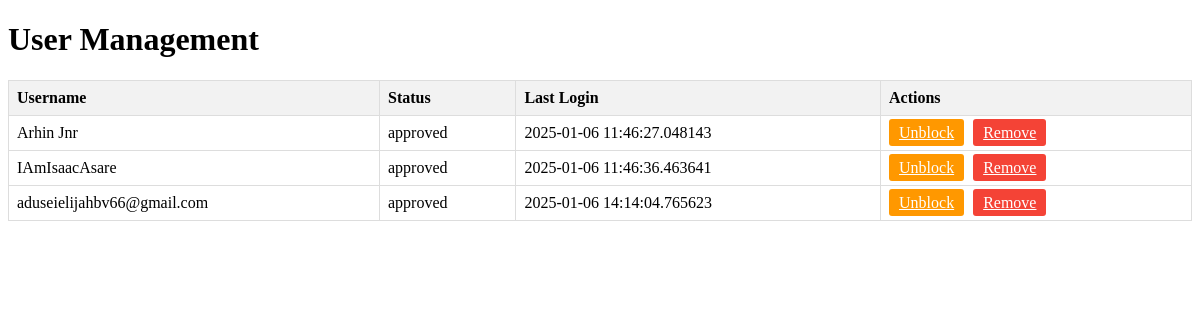
The app's page /admin/users (signed in) with its own data.
### app.py (models this page shows)
class User(db.Model):
    id = db.Column(db.Integer, primary_key=True)
    username = db.Column(db.String(80), unique=True, nullable=False)
    password = db.Column(db.String(120), nullable=False)
    status = db.Column(db.String(50), default='pending')
    is_admin = db.Column(db.Boolean, default=False)
    last_login = db.Column(db.DateTime)

### app.py (the view)
@app.route('/admin/users')
def manage_users():
    if not is_admin():
        return redirect(url_for('login'))
    users = User.query.filter(User.username != 'admin').all()
    return render_template('admin_user_management.html', users=users)

### app.py (called while the page is built)
def is_admin():
    return 'admin' in session and session['admin']

### templates/admin_user_management.html (shortened to what this page needs)
<!DOCTYPE html>
<html lang="en">
<head>
</head>
<body>
    <h1>User Management</h1>
    <table>
        <thead>
            <tr>
                <th>Username</th>
                <th>Status</th>
                <th>Last Login</th>
                <th>Actions</th>
            </tr>
        </thead>
        <tbody>
            {% for user in users %}
            <tr>
                <td>{{ user.username }}</td>
                <td class="status-{{ user.status.lower() }}">{{ user.status }}</td>
                <td>{{ user.last_login if user.last_login else 'Never' }}</td>
                <td>
                    {% if user.status == 'active' %}
                        <a href="{{ url_for('block_user', user_id=user.id) }}" class="block-btn">Block</a>
                    {% else %}
                        <a href="{{ url_for('unblock_user', user_id=user.id) }}" class="block-btn">Unblock</a>
                    {% endif %}
                    <a href="{{ url_for('remove_user', user_id=user.id) }}" class="remove-btn"
                       onclick="return confirm('Are you sure you want to remove this user?')">Remove</a>
                </td>
            </tr>
            {% endfor %}
        </tbody>
    </table>
</body>
</html>

### templates/admin_user_management.html (style rules this page uses)
table { width: 100%; border-collapse: collapse; margin-top: 20px; }
th, td { border: 1px solid #ddd; padding: 8px; text-align: left; }
th { background-color: #f2f2f2; }
.block-btn { background-color: #ff9800; color: white; padding: 5px 10px; border: none; border-radius: 3px; cursor: pointer; margin-right: 5px; }
.remove-btn { background-color: #f44336; color: white; padding: 5px 10px; border: none; border-radius: 3px; cursor: pointer; }

### records on screen
User: username "Arhin Jnr", status "approved", last_login "2025-01-06 11:46:27.048143"
User: username "IAmIsaacAsare", status "approved", last_login "2025-01-06 11:46:36.463641"
User: username "aduseielijahbv66@gmail.com", status "approved", last_login "2025-01-06 14:14:04.765623"
